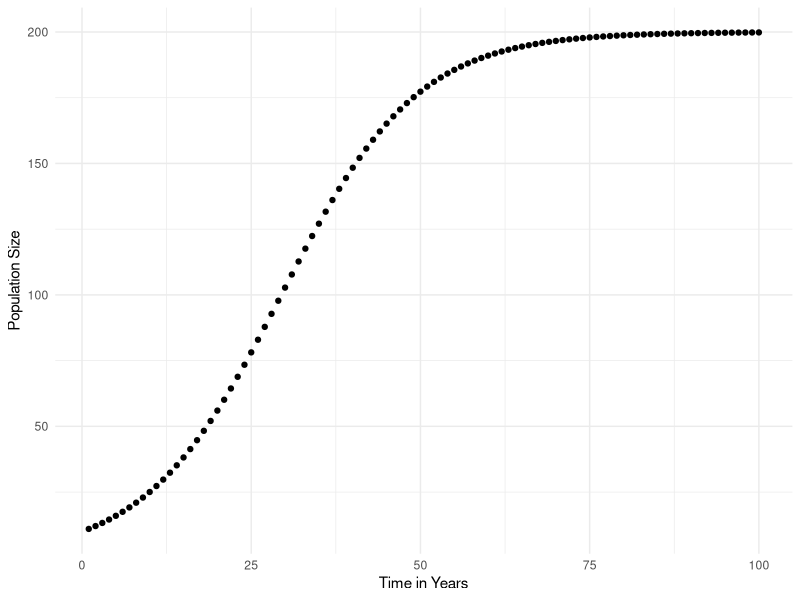

The R script that drew this image:
################
#Homework 6

#1) Create a funtion that takes the parameters 
# required to run a logistic growth model and 
# returns a dataframe with columns for population size and time.

Nt <- function(N0 = 10, r = 0.1, K = 200, tf = 100, ts = 1) {

  t <- seq(from = 1, to = tf, by = ts)
  e <- 2.7183
  N <- K/(1+((K-N0)/N0)*e^(-r*t))

  df <- data.frame(t, N)
  
return(df)

  

}
LogGrowth <- Nt()

#######


plot <- function(df = LogGrowth){

  library(ggplot2)
  LogGrowth |>
      ggplot(aes(x=t, y=N))+
    geom_point()+
    labs(
      x = "Time in Years", 
      y = "Population Size") +
    theme_minimal()


}
plot()

















